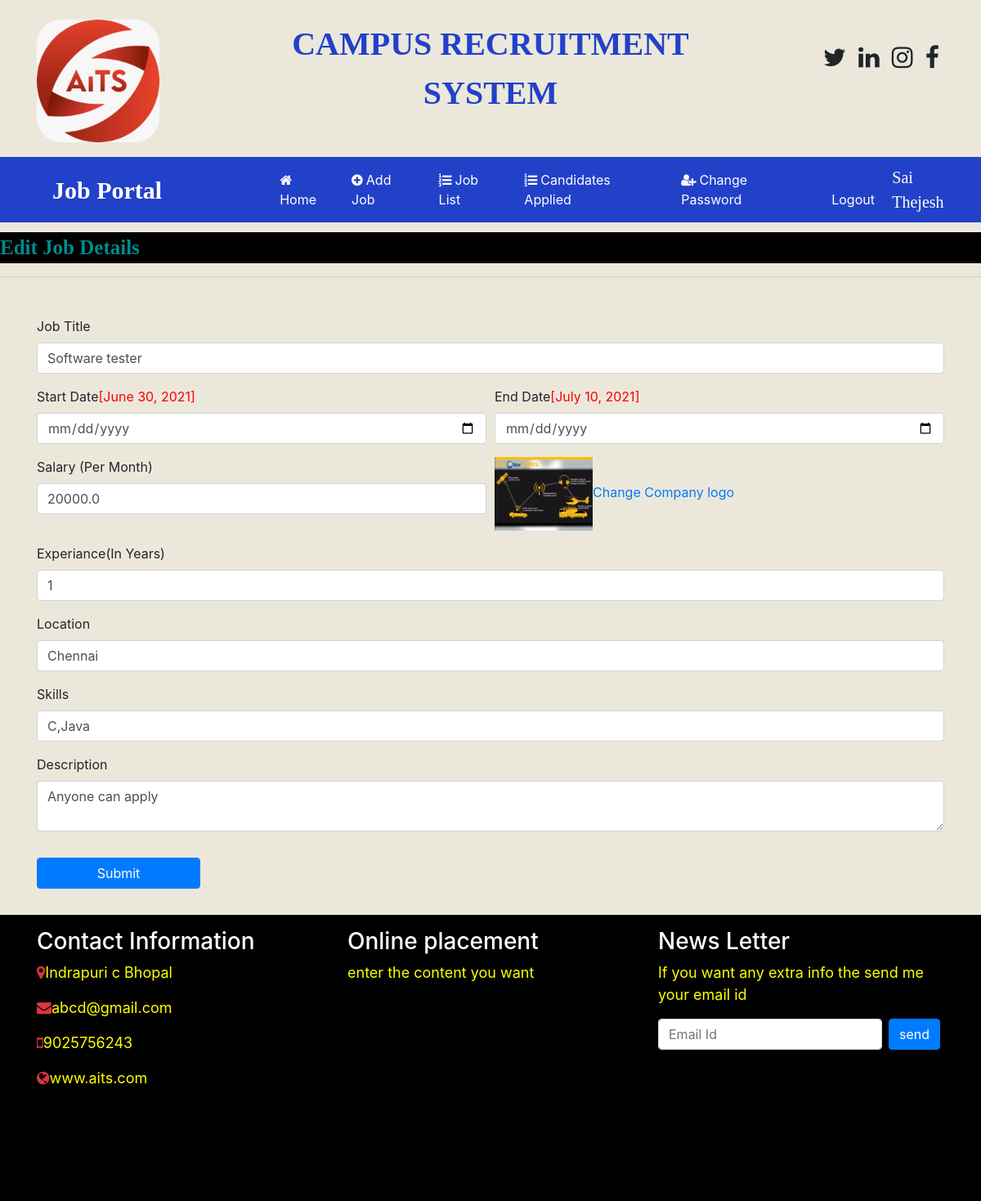
/edit_jobdetail/1/ (signed in), run on the app's committed database.
### OnlinejobportalApp/models.py (models this page shows, shortened)
class Job(models.Model):
	recruiter =models.ForeignKey(Recruiter,on_delete=models.CASCADE)
	start_date = models.DateField()
	end_date = models.DateField()
	title =models.CharField(max_length=100)
	salary = models.FloatField(null=True)
	image = models.FileField()
	description = models.CharField(max_length=300)
	experience = models.CharField(max_length=50)
	location = models.CharField(max_length=100)
	skills = models.CharField(max_length=100)
	creationdate = models.DateField()

### OnlinejobportalApp/views.py (the view, shortened to what this page needs)
# urls.py: path('edit_jobdetail/<int:pid>/',views.edit_jobdetail,name='edit_jobdetail'),
def edit_jobdetail(request,pid):
	if not request.user.is_authenticated:
		return redirect('recruiter_login')
	error=""
	job = Job.objects.get(id=pid)
	d={'error':error,'job':job}
	return render(request,'html/edit_jobdetail.html',d)

### OnlinejobportalApp/templates/html/edit_jobdetail.html (shortened to what this page needs)
{% load static %}
{% block body %}
{% include 'html/recruiter_navigation.html' %}
<marquee style="font-family: 'Algerian'; font-size: 25px; color: darkcyan; background-color: black;font-weight: bold;margin-top: 1%">
	Edit Job Details
</marquee>
<hr>
<form class="container mt-5" method="POST" enctype="multipart/form-data">
	<div class="form-row">
		<div class="form-group col-md-12">
			<label>Job Title</label>
			<input type="text" class=" form-control" name="jobtitle" value = "{{job.title}}" required>
		</div>
	</div>
	<div class="form-row">
		<div class="form-group col-md-6">
			<label>Start Date</label><span style="color:red;">[{{job.start_date}}]</span>
			<input type="date" class=" form-control" name="startdate" >
		</div>
		<div class="form-group col-md-6">
			<label>End Date</label><span style="color:red;">[{{job.end_date}}]</span>
			<input type="date" class=" form-control" name="enddate">
		</div>
    </div>
    <div class="form-row">
		<div class="form-group col-md-6">
			<label>Salary (Per Month)</label>
			<input type="text" class=" form-control" name="salary" value = "{{job.salary}}"required>
		</div>
		<div class="form-group col-md-6">
			<img src="{{job.image.url}}" width="120" height="90"><a href="{% url 'change_companylogo' job.id %}">Change Company logo</a>
		</div>
	</div>
	<div class="form-row">
		<div class="form-group col-md-12">
			<label>Experiance(In Years)</label>
			<input type="text" class=" form-control" name="experience" value = "{{job.experience}}"required>
		</div>
    </div>
     <div class="form-row">
		<div class="form-group col-md-12">
			<label>Location</label>
			<input type="text" class=" form-control" name="location" value = "{{job.location}}" required>
		</div>
	</div>
    <div class="form-row">
		<div class="form-group col-md-12">
			<label>Skills</label>
			<input type="text" class=" form-control" name="skills" value = "{{job.skills}}" required>
		</div>
	</div>
    <div class="form-row">
		<div class="form-group col-md-12">
			<label>Description</label>
			<textarea class=" form-control" name="description"  required>{{job.description}}</textarea>
		</div>
	</div>
	<input type="submit" value="Submit" class="btn btn-primary my-3" style="width: 200px">
</form>
{% include 'html/footer.html' %}
{% endblock %}

### OnlinejobportalApp/templates/html/recruiter_navigation.html (shortened to what this page needs)
<!DOCTYPE html>
<html>
<head>
	{% load static %}
  <link rel="stylesheet" href="https://maxcdn.bootstrapcdn.com/bootstrap/4.5.2/css/bootstrap.min.css">
  <link rel="stylesheet" href="https://cdnjs.cloudflare.com/ajax/libs/font-awesome/4.7.0/css/font-awesome.min.css">
<link rel="stylesheet" href="https://cdnjs.cloudflare.com/ajax/libs/font-awesome/4.7.0/css/font-awesome.min.css">
<link rel ="stylesheet" href="https://cdn.datatables.net/1.10.24/css/jquery.dataTables.min.css">
<link rel ="stylesheet" href= "https://cdn.datatables.net/buttons/1.7.0/css/buttons.dataTables.min.css">
</head>
<body>
	<div class="container">
		<div class="row">
			<div class="col-sm-3 mt-4">
				<img class="logoimage"src="{% static 'images/aitslogo.jpeg' %}" style="width:150px; height:100px text-align=center ; border-radius: 30px; ">
			</div>
			<div class="col-sm-6 mt-4 text-center">
				<span style="font-weight: bold ;text-align:center; font-size: 40px; font-family: times">
					<span class="heading">CAMPUS RECRUITMENT SYSTEM</span>
				</span>
			</div>
			<div class="col-sm-3 mt-5" style="padding-left: 10%">
				<span style="font-weight: bold; font-size: 30px">
					<span><i class="fa fa-twitter pl-2"></i></span>
					<span><i class="fa fa-linkedin pl-2"></i></span>
					<span><i class="fa fa-instagram pl-2"></i></span>
					<span><i class="fa fa-facebook pl-2"></i></span>
				</span>
			</div>
		</div>
	</div>
<nav class="navbar navbar-expand-sm" style="background-color: #2241c9">
	<a class="navbar-brand text-white pl-5 font-weight-bold" style="font-family: 'Algerian'; font-size: 30px ">Job Portal</a>
	<ul class="navbar-nav">
		<li class="nav-item">
			<a class="nav-link" href=" {%url 'recruiter_home'%}" style="margin-left: 120px"><i class="fa fa-home mr-1"></i>Home</a>
		</li>
			<li class="nav-item">
			<a class="nav-link" href=" {%url 'add_job' %}"><i class="fa fa-plus-circle mr-1"></i>Add Job</a>
		</li>
		<li class="nav-item">
			<a class="nav-link" href="{% url 'job_list' %}"><i class="fa fa-list-ol mr-1"></i>Job List</a>
		</li>
		<li class="nav-item">
			<a class="nav-link" href="{% url 'candidate_applied' %}"><i class="fa fa-list-ol mr-1"></i>Candidates Applied</a>
		</li>
		<li class="nav-item">
			<a class="nav-link" href="{% url 'change_passwordrecruiter' %}"><i class="fa fa-user-plus mr-1"></i>Change Password</a>
		</li>
		<li class="nav-item">
			<a class="nav-link" href="{%url 'Logout' %}">Logout</a>
		</li>
	</ul>
	<a class="currentusername" class="navbar-brand text-white pl-5 font-weight-bold" style="font-family: 'Algerian'; font-size: 20px ;color: white;">{{request.user.first_name}} {{request.user.last_name}}</a>
</nav>
</body>
</html>

### OnlinejobportalApp/templates/html/recruiter_navigation.html (style rules this page uses)
.nav-link { color:white !important; margin-right: 10px; }
body { background-color: #EBE8DB; }
.heading { color:#2241c9 ; }
.logoimage { margin-bottom: 18px; }

### data on the page
Job: jobtitle "Software tester", start_date "June 30, 2021", end_date "July 10, 2021", salary "20000.0", image (picture), experience "1", location "Chennai", skills "C,Java", description "Anyone can apply"

### other printed values
{{ request.user.first_name }} "Sai"
{{ request.user.last_name }} "Thejesh"
